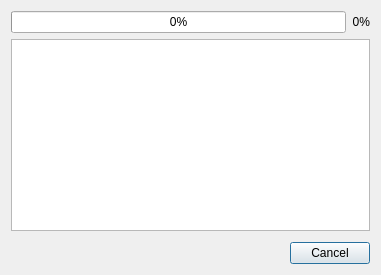
<?xml version="1.0" encoding="UTF-8"?>
<ui version="4.0">
 <class>Dialog_Process</class>
 <widget class="QDialog" name="Dialog_Process">
  <property name="geometry">
   <rect>
    <x>0</x>
    <y>0</y>
    <width>381</width>
    <height>275</height>
   </rect>
  </property>
  <property name="windowTitle">
   <string>Processing</string>
  </property>
  <layout class="QVBoxLayout" name="verticalLayout">
   <item>
    <layout class="QHBoxLayout" name="horizontalLayout">
     <item>
      <widget class="QProgressBar" name="progressBar">
       <property name="value">
        <number>0</number>
       </property>
      </widget>
     </item>
     <item>
      <widget class="QLabel" name="label">
       <property name="sizePolicy">
        <sizepolicy hsizetype="Fixed" vsizetype="Preferred">
         <horstretch>0</horstretch>
         <verstretch>0</verstretch>
        </sizepolicy>
       </property>
       <property name="text">
        <string>0%</string>
       </property>
       <property name="alignment">
        <set>Qt::AlignRight|Qt::AlignTrailing|Qt::AlignVCenter</set>
       </property>
      </widget>
     </item>
    </layout>
   </item>
   <item>
    <widget class="QTextEdit" name="textEdit">
     <property name="readOnly">
      <bool>true</bool>
     </property>
    </widget>
   </item>
   <item>
    <spacer name="verticalSpacer">
     <property name="orientation">
      <enum>Qt::Vertical</enum>
     </property>
     <property name="sizeHint" stdset="0">
      <size>
       <width>20</width>
       <height>0</height>
      </size>
     </property>
    </spacer>
   </item>
   <item>
    <widget class="QDialogButtonBox" name="buttonBox">
     <property name="orientation">
      <enum>Qt::Horizontal</enum>
     </property>
     <property name="standardButtons">
      <set>QDialogButtonBox::Cancel</set>
     </property>
    </widget>
   </item>
  </layout>
 </widget>
 <resources/>
 <connections>
  <connection>
   <sender>buttonBox</sender>
   <signal>accepted()</signal>
   <receiver>Dialog_Process</receiver>
   <slot>accept()</slot>
   <hints>
    <hint type="sourcelabel">
     <x>248</x>
     <y>254</y>
    </hint>
    <hint type="destinationlabel">
     <x>157</x>
     <y>274</y>
    </hint>
   </hints>
  </connection>
  <connection>
   <sender>buttonBox</sender>
   <signal>rejected()</signal>
   <receiver>Dialog_Process</receiver>
   <slot>reject()</slot>
   <hints>
    <hint type="sourcelabel">
     <x>316</x>
     <y>260</y>
    </hint>
    <hint type="destinationlabel">
     <x>286</x>
     <y>274</y>
    </hint>
   </hints>
  </connection>
 </connections>
</ui>
